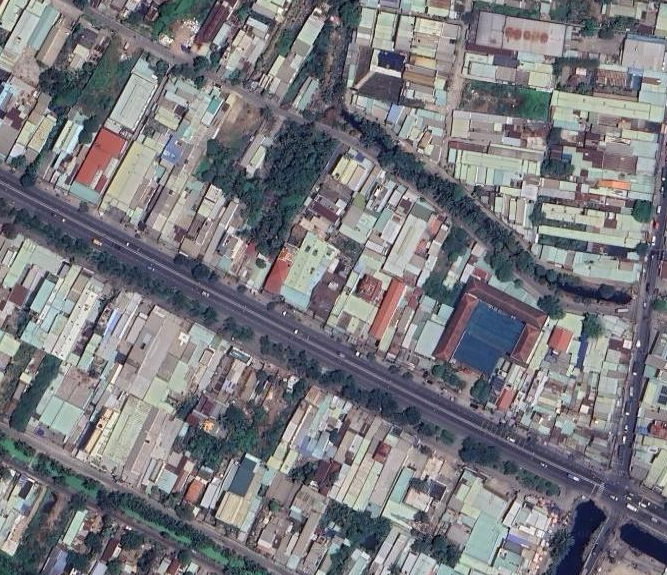
#> input picture BackEnd/Model/test2.tif, 667 x 575 px
$ python -i image_analysis_service.py   (imports and definitions only)
#> lines starting #> are read from the running program, lines starting #| are printed output that depends on the picture; after the words box and inside, x2 and y2 are one past the last pixel; in counts of white or black regions, pixels touching at a corner belong together
import cv2
import numpy as np
import math

# Tính góc giữa 3 điểm trong không gian 2D.
def calculate_angle(pt1, pt2, pt3):
    a = np.array(pt1)
    b = np.array(pt2)
    c = np.array(pt3)

    ab = a - b
    cb = c - b

    cosine_angle = np.dot(ab, cb) / (np.linalg.norm(ab) * np.linalg.norm(cb))
    angle = np.arccos(cosine_angle)
    return np.degrees(angle)

# Tính diện tích hình bình hành dựa trên chiều dài cạnh a, b và góc nghiêng.
def calculate_parallelogram_area(a: float, b: float, angle_deg: float) -> float:
    angle_rad = math.radians(angle_deg)
    return a * b * math.sin(angle_rad)

# Phân tích hình dạng mái nhà từ ảnh: hình chữ nhật hay bình hành.
def detect_roof_shape(image_path: str) -> dict:
#> called with image_path = '../../Model/test2.tif'
    img = cv2.imread(image_path)
#> img is the input picture: shape (575, 667, 3); mean B, G, R 126.2, 121.6, 121.6
    gray = cv2.cvtColor(img, cv2.COLOR_BGR2GRAY)
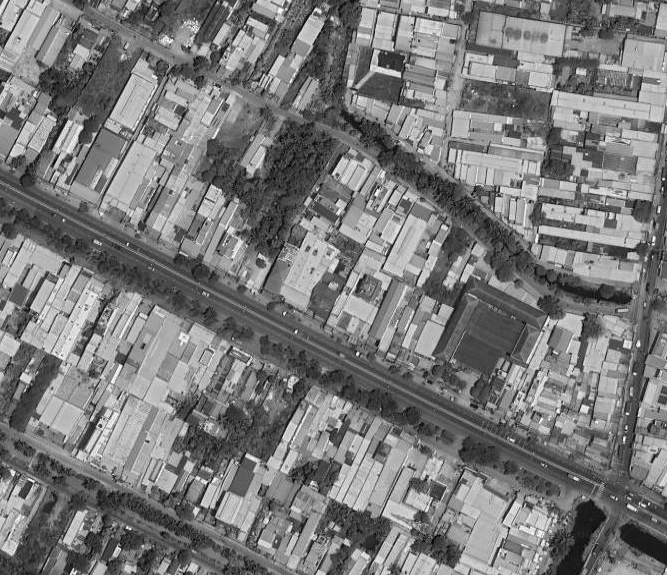
#> gray: shape (575, 667); min 1, max 255, mean 122.1
    _, thresh = cv2.threshold(gray, 200, 255, cv2.THRESH_BINARY)
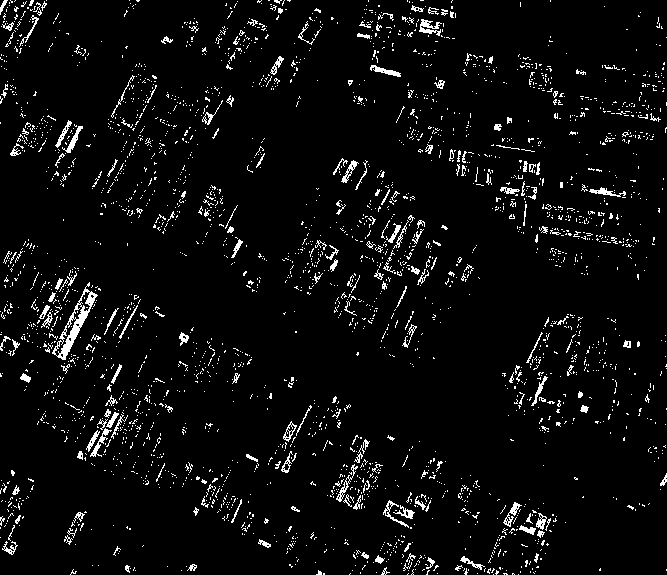
#> thresh: shape (575, 667); 4.8% white in thin lines or dots
    contours, _ = cv2.findContours(thresh, cv2.RETR_EXTERNAL, cv2.CHAIN_APPROX_SIMPLE)
#> contours = 2890 contours, 2800 with area under 20; largest, box (x1, y1, x2, y2) and area: (52, 282, 98, 360) 973, (419, 19, 442, 36) 122, (283, 421, 297, 442) 117, (503, 502, 522, 527) 116, (336, 464, 358, 502) 114

    for cnt in contours:
        epsilon = 0.02 * cv2.arcLength(cnt, True)
        approx = cv2.approxPolyDP(cnt, epsilon, True)

        if len(approx) == 4:
            pts = [tuple(p[0]) for p in approx]
            angles = []
            for i in range(4):
                angle = calculate_angle(pts[i - 1], pts[i], pts[(i + 1) % 4])
                angles.append(angle)

            if all(88 <= a <= 92 for a in angles):
                return {"shape": "rectangle", "angles": angles}
            else:
                return {"shape": "parallelogram", "angles": angles}
#> this loop made 9 passes
#> (epsilon, pts) on pass 9: (0.08, [(323, 573), (323, 574), (324, 574), (324, 573)])
#> (epsilon, approx) on passes 1, 2, 5, 6, 7, 8: (0, [[518, 574]]), (0, [[493, 574]]), (0, [[477, 573]]), (0, [[437, 573]]), (0.0566, [[408, 573], [407, 574]]), (0.0566, [[350, 573], [349, 574]])

    return {"shape": "unknown", "angles": []}

>>> result = detect_roof_shape('../../Model/test2.tif')
#> result = {'shape': 'rectangle', 'angles': [90, 90, 90, 90]}

$ run again, on BackEnd/Model/test4.tif
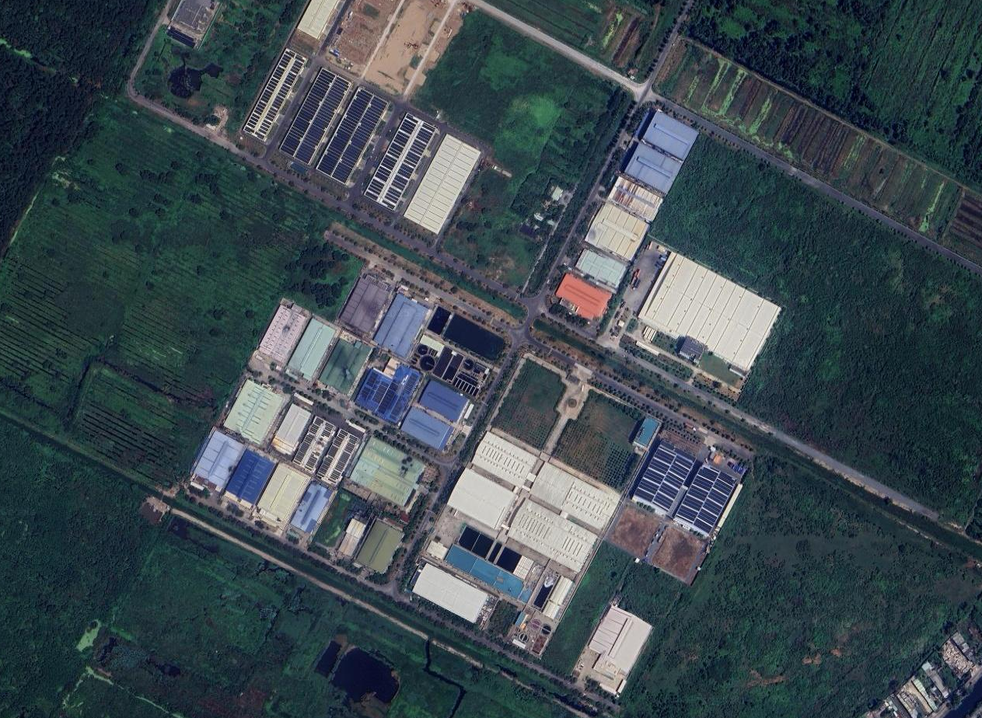
#> input picture BackEnd/Model/test4.tif, 982 x 718 px, shrunk from 1263 x 924 before the run
#> in detect_roof_shape, img is the input picture: shape (718, 982, 3); mean B, G, R 80.4, 73.8, 61
#> in detect_roof_shape, `gray = cv2.cvtColor(img, cv2.COLOR_BGR2GRAY)`:
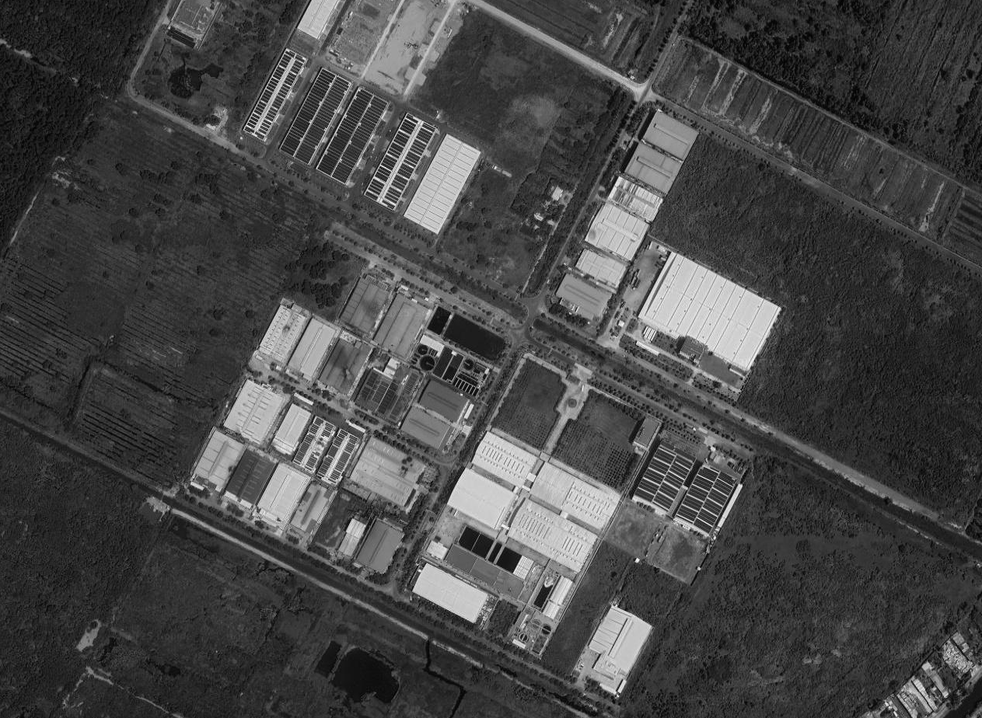
#> gray: shape (718, 982); min 1, max 255, mean 70.7
#> in detect_roof_shape, `_, thresh = cv2.threshold(gray, 200, 255, cv2.THRESH_BINARY)`:
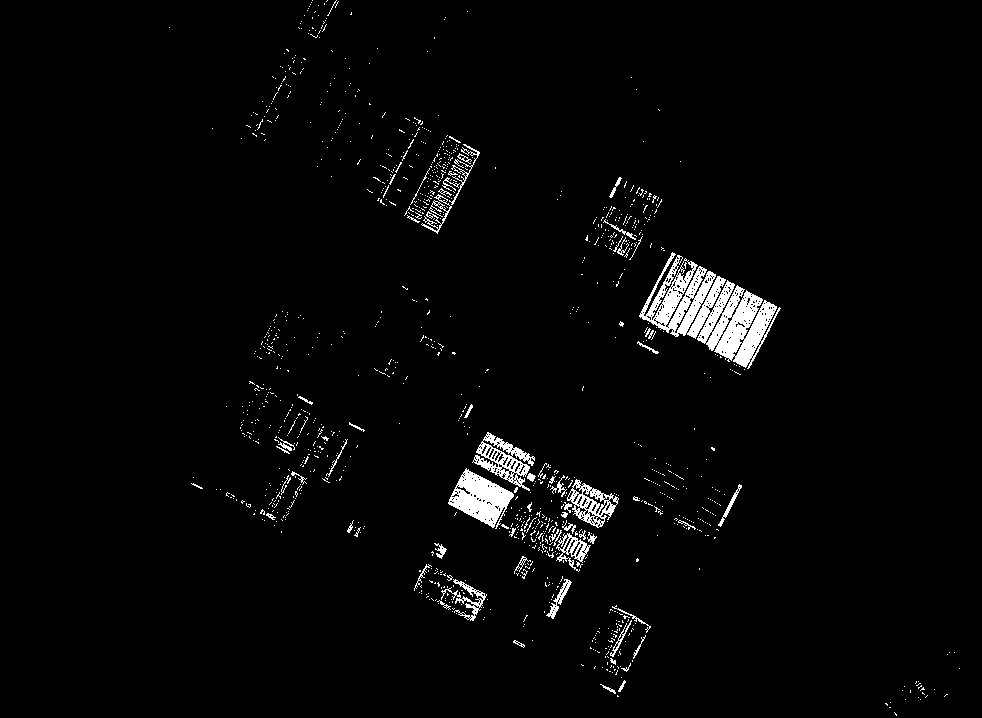
#> thresh: shape (718, 982); 2.6% white; 1186 white regions (1118 under 20 px)
#> contours = 1185 contours, 1147 with area under 20; largest, box (x1, y1, x2, y2) and area: (639, 252, 781, 369) 6967, (448, 468, 514, 529) 2050, (472, 432, 535, 491) 1534, (567, 479, 619, 528) 1315, (556, 533, 591, 572) 524
#> the loop in detect_roof_shape, `for cnt in contours:` made 3 passes
#> (epsilon, pts) on pass 3: (0.125, [(885, 703), (887, 705), (887, 704), (886, 703)])
#> result = {'shape': 'parallelogram', 'angles': [45, 45, 135, 135]}

$ run again, on BackEnd/Model/tyrol-w1_patch_046.tif
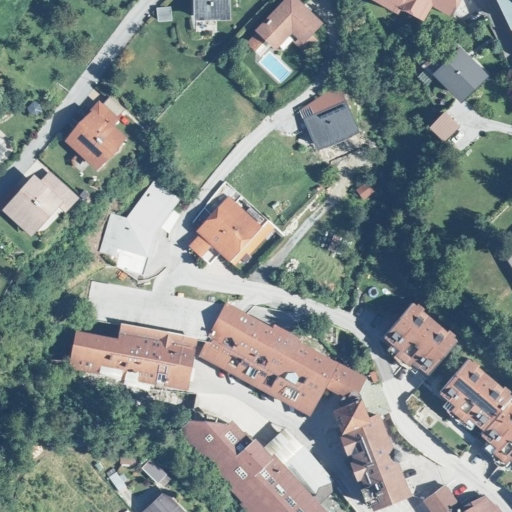
#> input picture BackEnd/Model/tyrol-w1_patch_046.tif, 512 x 512 px
#> in detect_roof_shape, img is the input picture: shape (512, 512, 3); mean B, G, R 132.6, 135.6, 125.8
#> in detect_roof_shape, `gray = cv2.cvtColor(img, cv2.COLOR_BGR2GRAY)`:
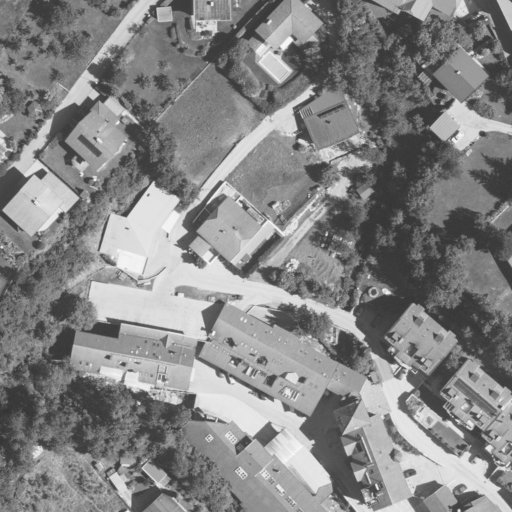
#> gray: shape (512, 512); min 46, max 254, mean 132.3
#> in detect_roof_shape, `_, thresh = cv2.threshold(gray, 200, 255, cv2.THRESH_BINARY)`:
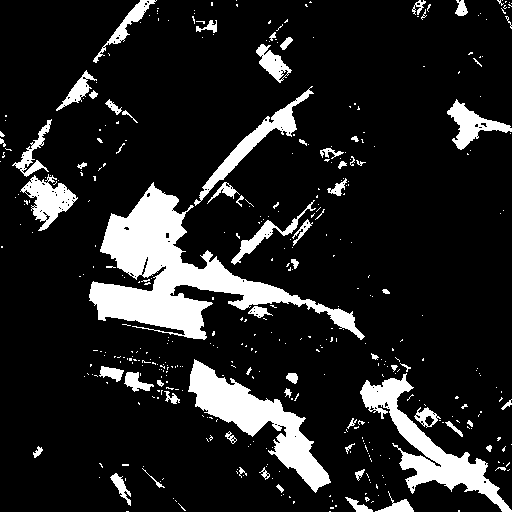
#> thresh: shape (512, 512); 13.8% white; 418 white regions (354 under 20 px)
#> contours = 418 contours, 373 with area under 20; largest, box (x1, y1, x2, y2) and area: (89, 182, 365, 340) 12290, (188, 359, 331, 493) 5286, (360, 373, 512, 512) 4526, (194, 86, 314, 206) 1654, (20, 174, 78, 231) 1412
#> the loop in detect_roof_shape, `for cnt in contours:` made 3 passes
#> (epsilon, pts) on pass 3: (0.08, [(458, 510), (458, 511), (459, 511), (459, 510)])
#> result = {'shape': 'rectangle', 'angles': [90, 90, 90, 90]}
